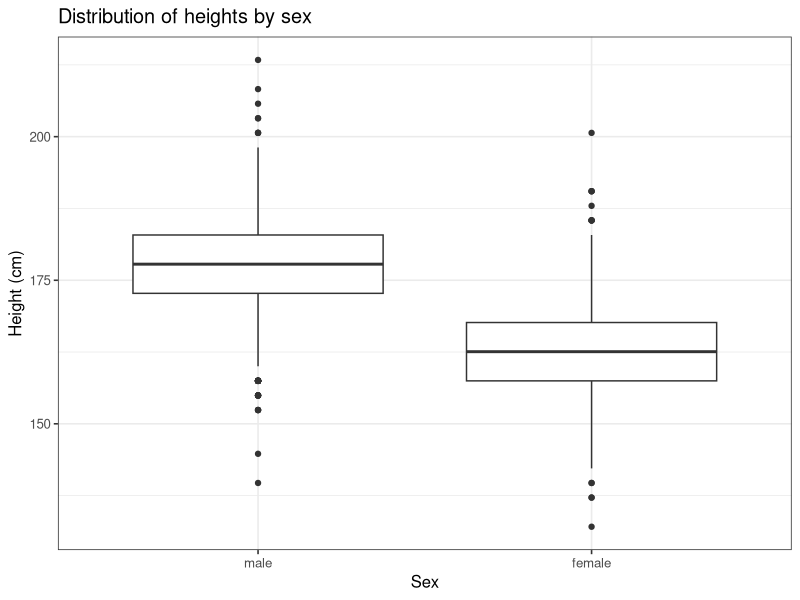
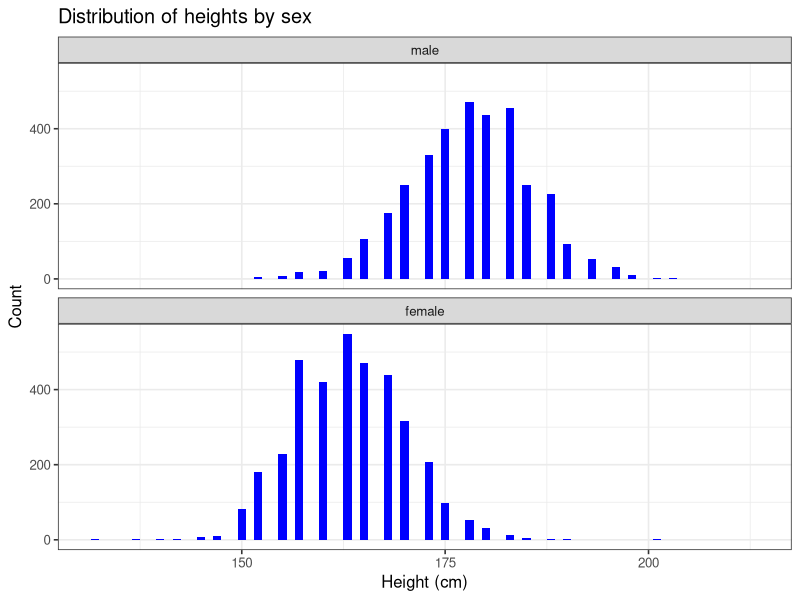
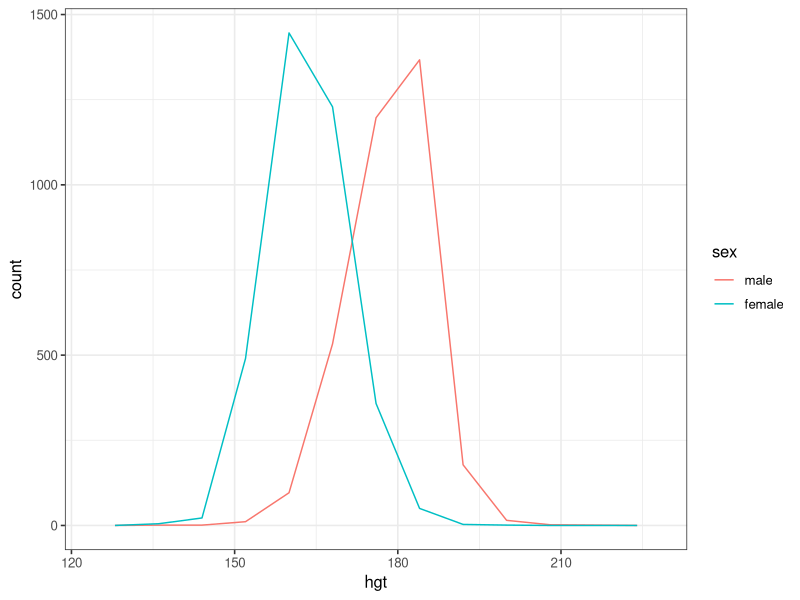

Write R code to recreate these figures, in order.
## ---- chunk 1
knitr::opts_chunk$set(echo = TRUE)

options(dplyr.summarise.inform = FALSE)
library(tidyverse)

# set theme used for plotting
theme_set(theme_bw(base_size = 12))

# Modelr package
library(modelr)

library(ggplot2)

## ---- chunk 2
heights <- heights

heights
## ---- chunk 3
heights$hgt <- heights$height * 2.54

heights$wgt <- heights$weight * 0.45359237

heights
## ---- chunk 4
ggplot(heights, aes(x = sex, y = hgt)) + 
  geom_boxplot() +
  xlab("Sex") +
  ylab("Height (cm)") +
  ggtitle("Distribution of heights by sex")
## ---- chunk 5
ggplot(heights, aes(x = hgt)) +
  geom_histogram(binwidth = 1, fill = "blue") +
  facet_wrap(~ sex, ncol = 1) +
  xlab("Height (cm)") +
  ylab("Count") +
  ggtitle("Distribution of heights by sex")
## ---- chunk 6
#?heights
ggplot(heights, aes(x = hgt, color = sex, fill = sex)) +
  geom_freqpoly(binwidth = 8)
## ---- chunk 7

## ---- chunk 8

## ---- chunk 9

## ---- chunk 10

## ---- chunk 11

## ---- chunk 12

## ---- chunk 13

## ---- chunk 14

## ---- chunk 15

## ---- chunk 16

## ---- chunk 17

## ---- chunk 18

## ---- chunk 19

## ---- chunk 20

## ---- chunk 21

## ---- chunk 22

## ---- chunk 23

## ---- chunk 24

## ---- chunk 25

## ---- chunk 26

## ---- chunk 27

## ---- chunk 28

## ---- chunk 29

## ---- chunk 30

## ---- chunk 31

## ---- chunk 32

## ---- chunk 33

## ---- chunk 34

## ---- chunk 35

## ---- chunk 36
